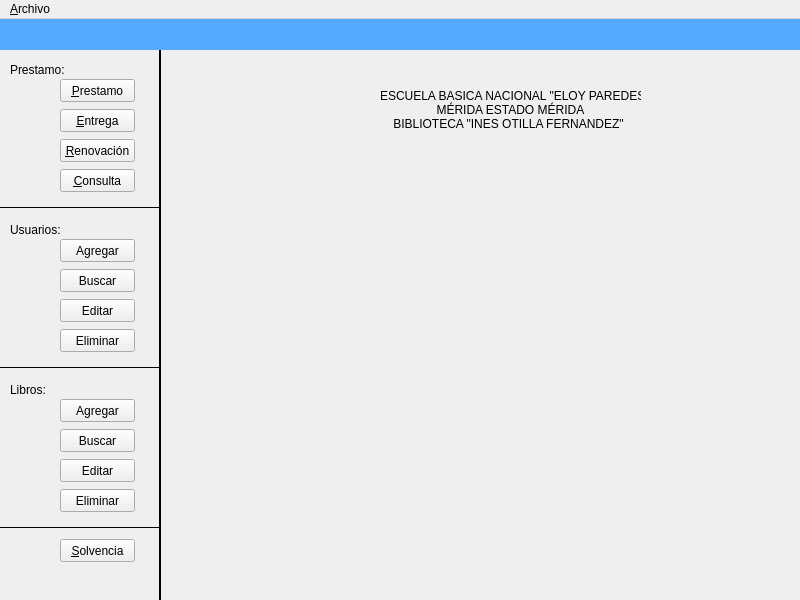
<?xml version="1.0" encoding="UTF-8"?>
<ui version="4.0">
 <class>MainWindow</class>
 <widget class="QMainWindow" name="MainWindow">
  <property name="geometry">
   <rect>
    <x>0</x>
    <y>0</y>
    <width>800</width>
    <height>600</height>
   </rect>
  </property>
  <property name="minimumSize">
   <size>
    <width>800</width>
    <height>600</height>
   </size>
  </property>
  <property name="maximumSize">
   <size>
    <width>800</width>
    <height>600</height>
   </size>
  </property>
  <property name="windowTitle">
   <string>MainWindow</string>
  </property>
  <widget class="QWidget" name="centralWidget">
   <widget class="Line" name="line">
    <property name="geometry">
     <rect>
      <x>150</x>
      <y>30</y>
      <width>20</width>
      <height>551</height>
     </rect>
    </property>
    <property name="frameShadow">
     <enum>QFrame::Plain</enum>
    </property>
    <property name="lineWidth">
     <number>2</number>
    </property>
    <property name="midLineWidth">
     <number>0</number>
    </property>
    <property name="orientation">
     <enum>Qt::Vertical</enum>
    </property>
   </widget>
   <widget class="QLabel" name="label">
    <property name="geometry">
     <rect>
      <x>0</x>
      <y>0</y>
      <width>800</width>
      <height>31</height>
     </rect>
    </property>
    <property name="styleSheet">
     <string notr="true">background-color: rgb(85, 170, 255);</string>
    </property>
    <property name="text">
     <string/>
    </property>
   </widget>
   <widget class="QLabel" name="label_2">
    <property name="geometry">
     <rect>
      <x>10</x>
      <y>40</y>
      <width>71</width>
      <height>21</height>
     </rect>
    </property>
    <property name="styleSheet">
     <string notr="true">font: 75 8pt &quot;MS Shell Dlg 2&quot;;</string>
    </property>
    <property name="text">
     <string>Prestamo: </string>
    </property>
   </widget>
   <widget class="QLabel" name="label_3">
    <property name="geometry">
     <rect>
      <x>10</x>
      <y>200</y>
      <width>61</width>
      <height>21</height>
     </rect>
    </property>
    <property name="styleSheet">
     <string notr="true">font: 75 8pt &quot;MS Shell Dlg 2&quot;;</string>
    </property>
    <property name="text">
     <string>Usuarios: </string>
    </property>
   </widget>
   <widget class="QPushButton" name="btnAgregarP">
    <property name="geometry">
     <rect>
      <x>60</x>
      <y>220</y>
      <width>75</width>
      <height>23</height>
     </rect>
    </property>
    <property name="text">
     <string>Agregar</string>
    </property>
   </widget>
   <widget class="QPushButton" name="btnBuscarP">
    <property name="geometry">
     <rect>
      <x>60</x>
      <y>250</y>
      <width>75</width>
      <height>23</height>
     </rect>
    </property>
    <property name="text">
     <string>Buscar</string>
    </property>
   </widget>
   <widget class="QPushButton" name="btnEditarP">
    <property name="geometry">
     <rect>
      <x>60</x>
      <y>280</y>
      <width>75</width>
      <height>23</height>
     </rect>
    </property>
    <property name="text">
     <string>Editar</string>
    </property>
   </widget>
   <widget class="QPushButton" name="btnEliminarP">
    <property name="geometry">
     <rect>
      <x>60</x>
      <y>310</y>
      <width>75</width>
      <height>23</height>
     </rect>
    </property>
    <property name="text">
     <string>Eliminar</string>
    </property>
   </widget>
   <widget class="Line" name="line_2">
    <property name="geometry">
     <rect>
      <x>0</x>
      <y>340</y>
      <width>161</width>
      <height>16</height>
     </rect>
    </property>
    <property name="frameShadow">
     <enum>QFrame::Plain</enum>
    </property>
    <property name="lineWidth">
     <number>1</number>
    </property>
    <property name="orientation">
     <enum>Qt::Horizontal</enum>
    </property>
   </widget>
   <widget class="Line" name="line_3">
    <property name="geometry">
     <rect>
      <x>0</x>
      <y>180</y>
      <width>161</width>
      <height>16</height>
     </rect>
    </property>
    <property name="frameShadow">
     <enum>QFrame::Plain</enum>
    </property>
    <property name="lineWidth">
     <number>1</number>
    </property>
    <property name="orientation">
     <enum>Qt::Horizontal</enum>
    </property>
   </widget>
   <widget class="QLabel" name="label_4">
    <property name="geometry">
     <rect>
      <x>10</x>
      <y>360</y>
      <width>61</width>
      <height>21</height>
     </rect>
    </property>
    <property name="text">
     <string>Libros:</string>
    </property>
   </widget>
   <widget class="QPushButton" name="btnPrestamo">
    <property name="geometry">
     <rect>
      <x>60</x>
      <y>60</y>
      <width>75</width>
      <height>23</height>
     </rect>
    </property>
    <property name="text">
     <string>&amp;Prestamo</string>
    </property>
   </widget>
   <widget class="QPushButton" name="btnConsultar">
    <property name="geometry">
     <rect>
      <x>60</x>
      <y>150</y>
      <width>75</width>
      <height>23</height>
     </rect>
    </property>
    <property name="text">
     <string>&amp;Consulta</string>
    </property>
   </widget>
   <widget class="QPushButton" name="btnEntrega">
    <property name="geometry">
     <rect>
      <x>60</x>
      <y>90</y>
      <width>75</width>
      <height>23</height>
     </rect>
    </property>
    <property name="text">
     <string>&amp;Entrega</string>
    </property>
   </widget>
   <widget class="Line" name="line_4">
    <property name="geometry">
     <rect>
      <x>0</x>
      <y>500</y>
      <width>161</width>
      <height>16</height>
     </rect>
    </property>
    <property name="frameShadow">
     <enum>QFrame::Plain</enum>
    </property>
    <property name="lineWidth">
     <number>1</number>
    </property>
    <property name="orientation">
     <enum>Qt::Horizontal</enum>
    </property>
   </widget>
   <widget class="QPushButton" name="btnSolvencia">
    <property name="geometry">
     <rect>
      <x>60</x>
      <y>520</y>
      <width>75</width>
      <height>23</height>
     </rect>
    </property>
    <property name="text">
     <string>&amp;Solvencia</string>
    </property>
   </widget>
   <widget class="QPushButton" name="btnBuscarL">
    <property name="geometry">
     <rect>
      <x>60</x>
      <y>410</y>
      <width>75</width>
      <height>23</height>
     </rect>
    </property>
    <property name="text">
     <string>Buscar</string>
    </property>
   </widget>
   <widget class="QPushButton" name="btnEditarL">
    <property name="geometry">
     <rect>
      <x>60</x>
      <y>440</y>
      <width>75</width>
      <height>23</height>
     </rect>
    </property>
    <property name="text">
     <string>Editar</string>
    </property>
   </widget>
   <widget class="QPushButton" name="btnAgregarL">
    <property name="geometry">
     <rect>
      <x>60</x>
      <y>380</y>
      <width>75</width>
      <height>23</height>
     </rect>
    </property>
    <property name="text">
     <string>Agregar</string>
    </property>
   </widget>
   <widget class="QPushButton" name="btnEliminarL">
    <property name="geometry">
     <rect>
      <x>60</x>
      <y>470</y>
      <width>75</width>
      <height>23</height>
     </rect>
    </property>
    <property name="text">
     <string>Eliminar</string>
    </property>
   </widget>
   <widget class="QPushButton" name="btnRenovacion">
    <property name="geometry">
     <rect>
      <x>60</x>
      <y>120</y>
      <width>75</width>
      <height>23</height>
     </rect>
    </property>
    <property name="text">
     <string>&amp;Renovación</string>
    </property>
   </widget>
   <widget class="QLabel" name="label_5">
    <property name="geometry">
     <rect>
      <x>260</x>
      <y>40</y>
      <width>111</width>
      <height>111</height>
     </rect>
    </property>
    <property name="text">
     <string/>
    </property>
    <property name="pixmap">
     <pixmap resource="recursos.qrc">:/images/escudoEs.png</pixmap>
    </property>
   </widget>
   <widget class="QLabel" name="label_6">
    <property name="geometry">
     <rect>
      <x>380</x>
      <y>60</y>
      <width>261</width>
      <height>61</height>
     </rect>
    </property>
    <property name="text">
     <string>ESCUELA BASICA NACIONAL &quot;ELOY PAREDES&quot;
                 MÉRIDA ESTADO MÉRIDA
    BIBLIOTECA &quot;INES OTILLA FERNANDEZ&quot;</string>
    </property>
   </widget>
   <widget class="QLabel" name="label_7">
    <property name="geometry">
     <rect>
      <x>610</x>
      <y>50</y>
      <width>85</width>
      <height>92</height>
     </rect>
    </property>
    <property name="text">
     <string/>
    </property>
    <property name="pixmap">
     <pixmap resource="recursos.qrc">:/images/pilalibros.png</pixmap>
    </property>
   </widget>
  </widget>
  <widget class="QMenuBar" name="menuBar">
   <property name="geometry">
    <rect>
     <x>0</x>
     <y>0</y>
     <width>800</width>
     <height>21</height>
    </rect>
   </property>
   <widget class="QMenu" name="menuArchivo">
    <property name="title">
     <string>&amp;Archivo</string>
    </property>
    <addaction name="actionInicio"/>
    <addaction name="actionCargar_Lote_libros"/>
    <addaction name="separator"/>
    <addaction name="actionSalir"/>
   </widget>
   <addaction name="menuArchivo"/>
  </widget>
  <action name="actionInicio">
   <property name="text">
    <string>&amp;Inicio</string>
   </property>
  </action>
  <action name="actionSalir">
   <property name="text">
    <string>&amp;Salir</string>
   </property>
   <property name="shortcut">
    <string>Ctrl+Q</string>
   </property>
  </action>
  <action name="actionCargar_Lote_libros">
   <property name="text">
    <string>Cargar Lote (libros)</string>
   </property>
  </action>
 </widget>
 <layoutdefault spacing="6" margin="11"/>
 <tabstops>
  <tabstop>btnPrestamo</tabstop>
  <tabstop>btnEntrega</tabstop>
  <tabstop>btnConsultar</tabstop>
  <tabstop>btnAgregarP</tabstop>
  <tabstop>btnBuscarP</tabstop>
  <tabstop>btnEditarP</tabstop>
  <tabstop>btnEliminarP</tabstop>
 </tabstops>
 <resources>
  <include location="recursos.qrc"/>
 </resources>
 <connections>
  <connection>
   <sender>actionCargar_Lote_libros</sender>
   <signal>triggered()</signal>
   <receiver>MainWindow</receiver>
   <slot>cargarLibros()</slot>
   <hints>
    <hint type="sourcelabel">
     <x>-1</x>
     <y>-1</y>
    </hint>
    <hint type="destinationlabel">
     <x>399</x>
     <y>299</y>
    </hint>
   </hints>
  </connection>
 </connections>
 <slots>
  <slot>cargarLibros()</slot>
 </slots>
</ui>
